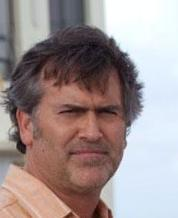
#> input picture img/faces/180006.jpg, 178 x 218 px
$ python face_img_detect.py
#> lines starting #> are read from the running program, lines starting #| are printed output that depends on the picture; after the words box and inside, x2 and y2 are one past the last pixel; in counts of white or black regions, pixels touching at a corner belong together
import os
import cv2

dir_path = os.path.dirname(os.path.realpath(__file__))

face_cascade = cv2.CascadeClassifier(os.path.join(dir_path, "..", "xml", "haarcascade_frontalface_default.xml"))


img = cv2.imread(os.path.join(dir_path, "..", "img", "faces", "180006.jpg"))
#> img is the input picture: shape (218, 178, 3); mean B, G, R 144.8, 145.1, 159.3

# Convertimos a escala de grises
gray = cv2.cvtColor(img, cv2.COLOR_BGR2GRAY)
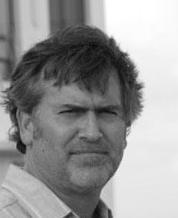
#> gray: shape (218, 178); min 4, max 255, mean 149.3

# Con esto conseguimos difuminar la imagen y asi detectar mejor las imagenes
img_filtered = cv2.blur(img, (3, 3))

# Detectamos las caras
faces = face_cascade.detectMultiScale(img_filtered, 1.1, 4)
#> faces = [[37, 74, 101, 101]]

# Dibujamos rectangulo en cada cara
for (x, y, w, h) in faces:
    cv2.rectangle(img, (x, y), (x+w, y+h), (255, 0, 0), 2)
#> this loop made 1 pass
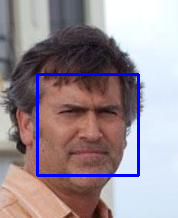
#> img: shape (218, 178, 3); 3.11% of pixels changed, all inside (x1, y1, x2, y2) = (36, 73, 140, 177)

# Display the output

cv2.imshow('img', img)
cv2.waitKey()

$ run again, with img/faces/180021.jpg copied over img/faces/180006.jpg
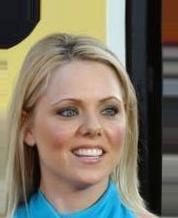
#> input picture img/faces/180021.jpg, 178 x 218 px
#> img is the input picture: shape (218, 178, 3); mean B, G, R 100.2, 116.3, 124.9
#> `gray = cv2.cvtColor(img, cv2.COLOR_BGR2GRAY)`:
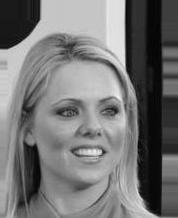
#> gray: shape (218, 178); min 1, max 244, mean 117
#> faces = [[33, 64, 116, 116]]
#> the loop `for (x, y, w, h) in faces:` made 1 pass
#> after the loop `for (x, y, w, h) in faces:`:
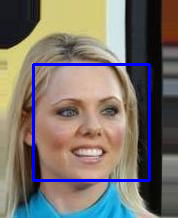
#> img: shape (218, 178, 3); 3.58% of pixels changed, all inside (x1, y1, x2, y2) = (32, 63, 151, 182)

$ run again, with img/faces/180026.jpg copied over img/faces/180006.jpg
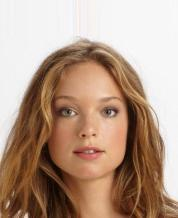
#> input picture img/faces/180026.jpg, 178 x 218 px
#> img is the input picture: shape (218, 178, 3); mean B, G, R 135.8, 154, 181.1
#> `gray = cv2.cvtColor(img, cv2.COLOR_BGR2GRAY)`:
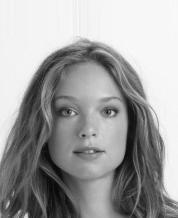
#> gray: shape (218, 178); min 4, max 254, mean 160.1
#> faces = [[40, 72, 99, 99]]
#> the loop `for (x, y, w, h) in faces:` made 1 pass
#> after the loop `for (x, y, w, h) in faces:`:
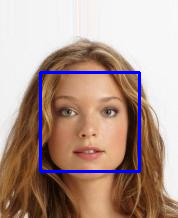
#> img: shape (218, 178, 3); 3.05% of pixels changed, all inside (x1, y1, x2, y2) = (39, 71, 141, 173)
